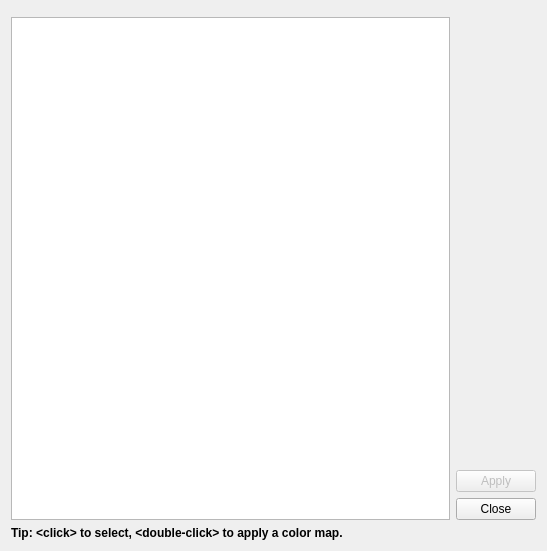
<?xml version="1.0" encoding="UTF-8"?>
<ui version="4.0">
 <class>ColorMapPresetDialog</class>
 <widget class="QDialog" name="ColorMapPresetDialog">
  <property name="geometry">
   <rect>
    <x>0</x>
    <y>0</y>
    <width>547</width>
    <height>551</height>
   </rect>
  </property>
  <property name="windowTitle">
   <string>Choose a color map</string>
  </property>
  <layout class="QGridLayout" name="gridLayout">
   <item row="1" column="0">
    <widget class="QTableView" name="gradients">
     <property name="minimumSize">
      <size>
       <width>300</width>
       <height>0</height>
      </size>
     </property>
     <property name="editTriggers">
      <set>QAbstractItemView::AnyKeyPressed|QAbstractItemView::EditKeyPressed|QAbstractItemView::SelectedClicked</set>
     </property>
     <property name="showDropIndicator" stdset="0">
      <bool>true</bool>
     </property>
     <property name="selectionBehavior">
      <enum>QAbstractItemView::SelectRows</enum>
     </property>
     <property name="sortingEnabled">
      <bool>false</bool>
     </property>
     <attribute name="horizontalHeaderVisible">
      <bool>true</bool>
     </attribute>
     <attribute name="horizontalHeaderMinimumSectionSize">
      <number>10</number>
     </attribute>
     <attribute name="horizontalHeaderStretchLastSection">
      <bool>true</bool>
     </attribute>
     <attribute name="verticalHeaderVisible">
      <bool>false</bool>
     </attribute>
    </widget>
   </item>
   <item row="2" column="0" colspan="2">
    <widget class="QLabel" name="label">
     <property name="text">
      <string>&lt;html&gt;&lt;head/&gt;&lt;body&gt;&lt;p&gt;&lt;span style=&quot; font-weight:600;&quot;&gt;Tip: &amp;lt;click&amp;gt; to select, &amp;lt;double-click&amp;gt; to apply a color map.&lt;/span&gt;&lt;/p&gt;&lt;/body&gt;&lt;/html&gt;</string>
     </property>
    </widget>
   </item>
   <item row="0" column="1" rowspan="2">
    <layout class="QVBoxLayout" name="verticalLayout">
     <item>
      <spacer name="verticalSpacer">
       <property name="orientation">
        <enum>Qt::Vertical</enum>
       </property>
       <property name="sizeHint" stdset="0">
        <size>
         <width>20</width>
         <height>40</height>
        </size>
       </property>
      </spacer>
     </item>
     <item>
      <widget class="QPushButton" name="apply">
       <property name="enabled">
        <bool>false</bool>
       </property>
       <property name="text">
        <string>Apply</string>
       </property>
      </widget>
     </item>
     <item>
      <widget class="QPushButton" name="close">
       <property name="text">
        <string>Close</string>
       </property>
      </widget>
     </item>
    </layout>
   </item>
  </layout>
 </widget>
 <resources/>
 <connections>
  <connection>
   <sender>close</sender>
   <signal>clicked()</signal>
   <receiver>ColorMapPresetDialog</receiver>
   <slot>close()</slot>
   <hints>
    <hint type="sourcelabel">
     <x>368</x>
     <y>527</y>
    </hint>
    <hint type="destinationlabel">
     <x>223</x>
     <y>275</y>
    </hint>
   </hints>
  </connection>
 </connections>
</ui>
